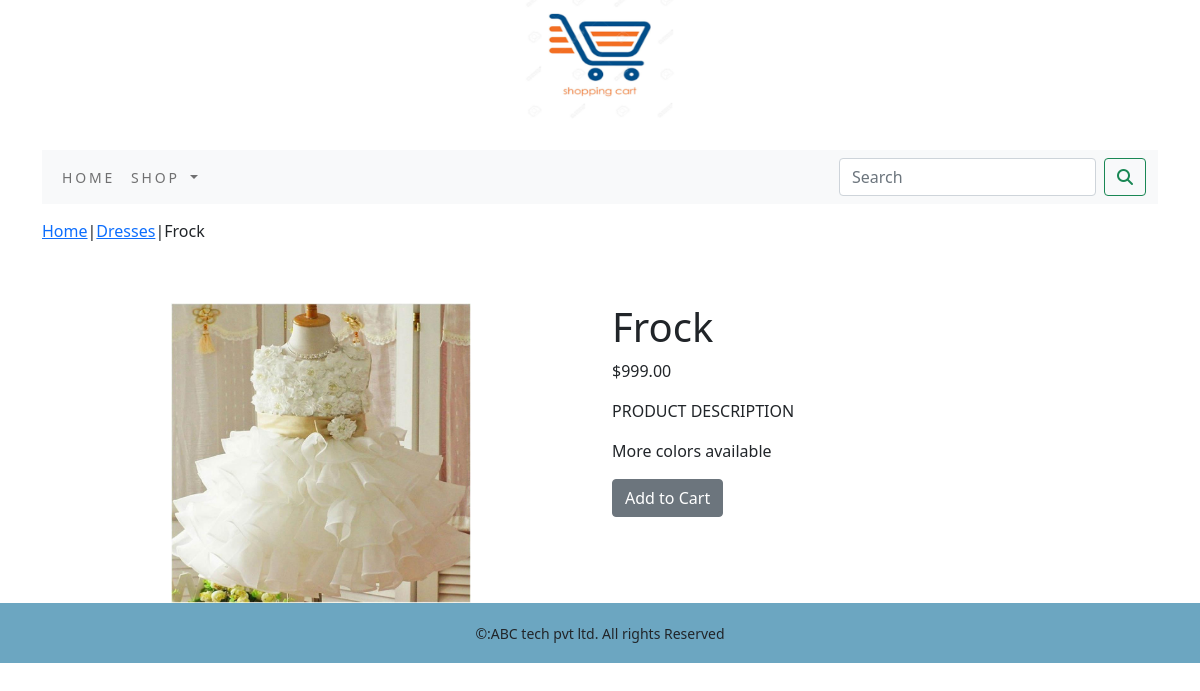
The page /shop/dresses/frock/ on the database its author committed.
### shopapp/models.py (models this page shows, shortened)
class Product(models.Model):
    name=models.CharField(max_length=250,unique=True)
    slug=models.SlugField(max_length=250,unique=True)
    desc=models.TextField(blank=True)
    price=models.DecimalField(max_digits=10,decimal_places=2)
    category=models.ForeignKey(Category,on_delete=models.CASCADE)
    img=models.ImageField(upload_to="product",blank=True)
    stock=models.IntegerField()
    available=models.BooleanField(default=True)
    created=models.DateTimeField(auto_now_add=True)
    updated=models.DateTimeField(auto_now=True)
    class Meta:
        ordering=('name', )
        verbose_name='product'
        verbose_name_plural='products'

class Category(models.Model):
    name=models.CharField(max_length=250,unique=True)
    slug=models.SlugField(max_length=250,unique=True)
    desc=models.TextField(blank=True)
    img=models.ImageField(upload_to='category',blank=True)
    class Meta:
        ordering=('name', )
        verbose_name='category'
        verbose_name_plural='categories'
    def get_url(self):
        return reverse('shopapp:products_by_category',args=[self.slug])
    def __str__(self):
        return '{}'.format(self.name)

### shopapp/views.py (the view)
# urls.py: path('<slug:c_slug>/<slug:product_slug>/',views.proDetail,name='proCatdetail'),
def proDetail(request,c_slug,product_slug):
    try:
        product=Product.objects.get(category__slug=c_slug,slug=product_slug)
    except Exception as e:
        raise e
    return render(request,'product.html',{'product':product})

### cart/context_processors.py (called while the page is built)
def counter(request):
    item_count=0
    if 'admin' in request.path:
        return {}
    else:
        try:
            cart=Cart.objects.filter(cart_id=_cart_id(request))
            cart_items=CartItem.objects.all().filter(cart=cart[:1])
            for cart_item in cart_items:
                item_count += cart_item.quantity
        except Cart.DoesNotExist:
            item_count=0
    return dict(item_count=item_count)

### cart/views.py (called while the page is built)
def _cart_id(request):
    cart=request.session.session_key
    if not cart:
        cart=request.session.create()
    return cart

### shopapp/context_processors.py (called while the page is built)
def menu_links(request):
    links=Category.objects.all()
    return dict(links=links)

### templates/product.html (shortened to what this page needs)
{% extends 'base.html' %}
{% load static %}
{% block content %}
<div class="row my_prod_row_class">
    <div class="mx_auto">
        <p><a href="{% url 'shopapp:allProdCat' %}">Home</a>|<a href="{{product.category.get_url}}">{{product.category}}</a>|{{product.name}}</p>
    </div>
</div>
<div class="container">
<br>
<div class="row">
    <div class="col-12 col-sm-12 col-md-12 col-lg-6 text-center">
        <div style="min-width:18rem;">
            <img src="{{product.img.url}}" alt="{{product.name}}" width="300px" height="300px;">
        </div>
    </div>
        <div class="col-12 col-sm-12 col-md-12 col-lg-6">
            <div>
            <h1 class="my_prod-title">{{product.name}}</h1>
            <p>${{product.price}}</p>
            <p class="my_title">product description</p>
            <p class="text-justify my-prod-text">{{product.desc}}</p>
            {% if product.stock <= 0 %}
            <p class="text-justify my-prod-text"><b>Out of Stock</b></p>
            {% else %}
            <a class="btn btn-secondary" href="{% url 'cart:add_cart' product.id %}">Add to Cart</a>
            {% endif %}
        </div>
    </div>
</div>
</div>
{% endblock %}

### static/css/custom.css (style rules this page uses)
.my_title { font-size:16px; text-transform:uppercase; }
.my_prod_row_class { padding-top:15px; padding-bottom:20px; }

### rows shown on the page
Product: category "Dresses", name "Frock", img (picture), price "999.00", desc "More colors available"
